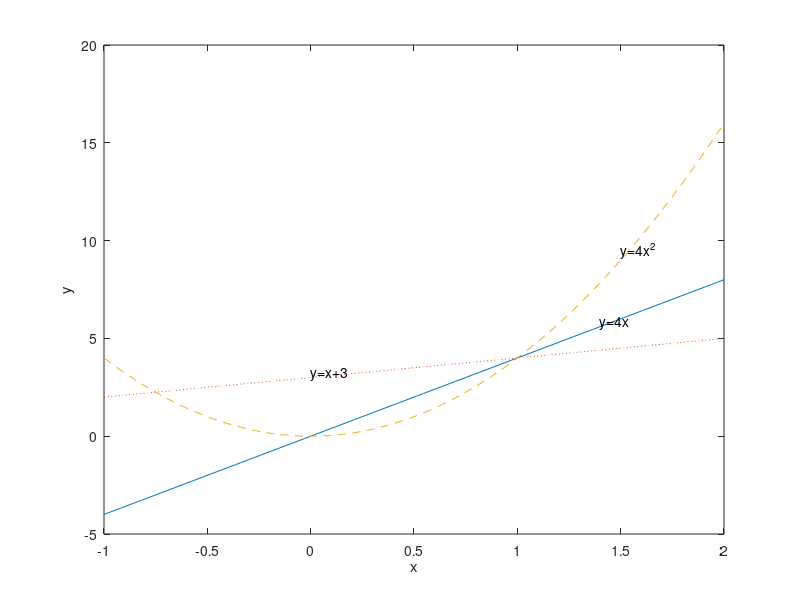

Here is the MATLAB script that generated this plot:
x=linspace(-1,2,100);
y = 4*x;          
y1=x+3;           
y2=4*x.*x;  
plot(x,y,'-')
hold
plot(x,y1,':')       
plot(x,y2,'--')
text(1.4,5.8,'y=4x')
text(0,3.2,'y=x+3')
text(1.5,9.5,'y=4x^2')
xlabel('x')
ylabel('y')

